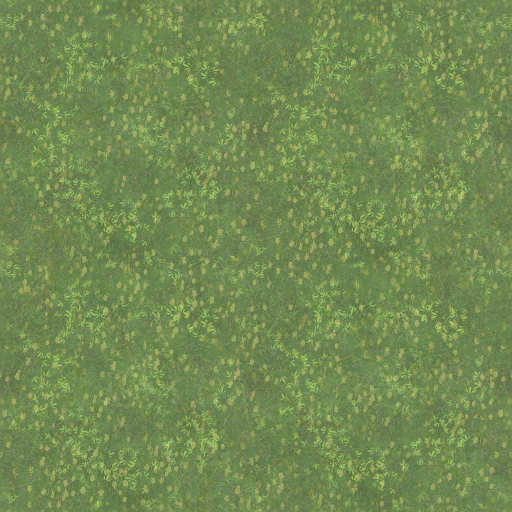
#> input picture editor-assets/surface/grass-color.png, 1024 x 1024 px (shown at 1/2 size)
$ python -i prepare-surface.py   (imports and definitions only)
#> lines starting #> are read from the running program, lines starting #| are printed output that depends on the picture
#> further down, picture is the input picture: PIL image 1024x1024 RGB; mean R, G, B 114.6, 138.4, 82
"""从已有研究副本整理四层地表；仅在当前工程生成派生文件。"""

import argparse
import hashlib
import io
import json
from pathlib import Path

import numpy as np
from PIL import Image, ImageEnhance, ImageFilter


ROOT = Path(__file__).resolve().parents[1]
LAYERS = [
    ("grass", "草地", 16, "atlas_layers_0_to_3__183.png", (0, 1024, 1024, 2048)),
    ("soil", "泥土", 16, "atlas_layers_0_to_3__183.png", (1024, 1024, 2048, 2048)),
    ("rock", "岩石", 32, "atlas_layers_4_to_7__204.png", (0, 0, 1024, 1024)),
    ("sand", "沙地", 24, "atlas_layers_4_to_7__204.png", (1024, 1024, 2048, 2048)),
]


def seamless(image):
    # 在相对边界同时衰减原始差值，边缘达到同一颜色，内部纹理不变。
    pixels = np.asarray(image, dtype=np.float32).copy()
    band = 32
    for axis in (0, 1):
        moved = np.swapaxes(pixels, 0, axis)
        for i in range(band):
            t = (1 - i / band) ** 2
            a, b = moved[i].copy(), moved[-1 - i].copy()
            mean = (a + b) / 2
            moved[i] = a * (1 - t) + mean * t
            moved[-1 - i] = b * (1 - t) + mean * t
    return Image.fromarray(np.clip(np.rint(pixels), 0, 255).astype(np.uint8))


def normal_map(image):
    gray = np.asarray(image.convert("L").filter(ImageFilter.GaussianBlur(1.0)), dtype=np.float32) / 255
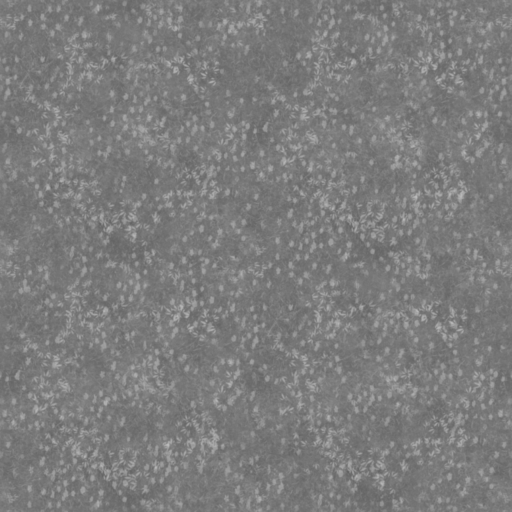
#> gray: shape (1024, 1024) float32 (shown at 1/2 size); min 0.376, max 0.745, mean 0.488
    dx = (np.roll(gray, -1, axis=1) - np.roll(gray, 1, axis=1)) * 1.5
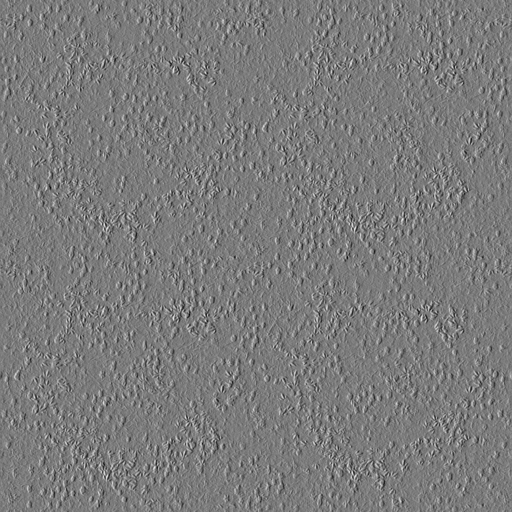
#> dx: shape (1024, 1024) float32 (shown at 1/2 size); min -0.259, max 0.276, mean -1.19e-12; drawn with min black and max white
    dy = (np.roll(gray, -1, axis=0) - np.roll(gray, 1, axis=0)) * 1.5
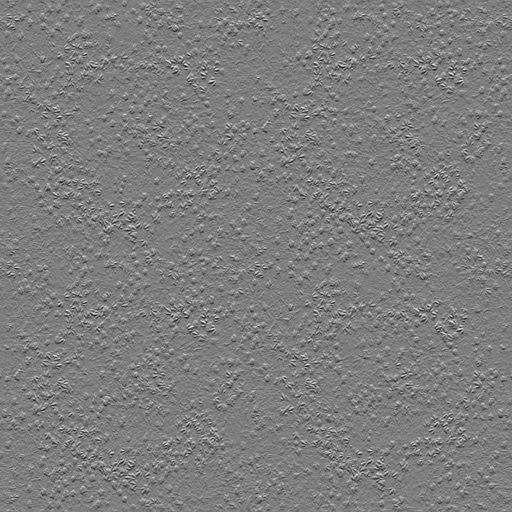
#> dy: shape (1024, 1024) float32 (shown at 1/2 size); min -0.253, max 0.259, mean 1.55e-11; drawn with min black and max white
    # 输出切线空间 +Y；图片行向下，纹理 v 向上。
    normals = np.stack((-dx, dy, np.ones_like(gray)), axis=2)
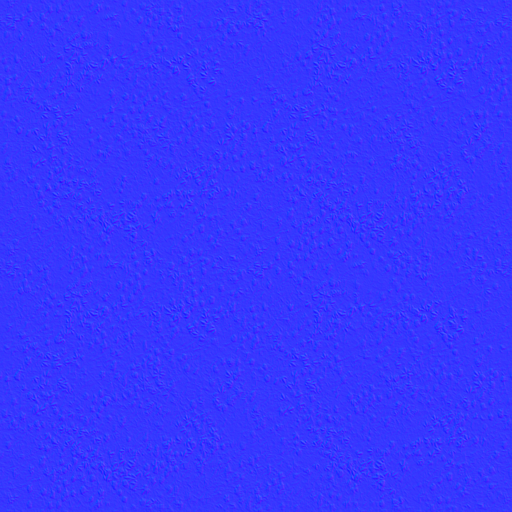
#> normals: shape (1024, 1024, 3) float32 (shown at 1/2 size); mean of channels 0, 1, 2 -6.39e-12, 6.15e-10, 1; drawn with min black and max white
    normals /= np.linalg.norm(normals, axis=2, keepdims=True)
    return seamless(Image.fromarray(np.rint((normals * 0.5 + 0.5) * 255).astype(np.uint8)))
#> in seamless, `pixels = np.asarray(image, dtype=np.float32).copy()`:
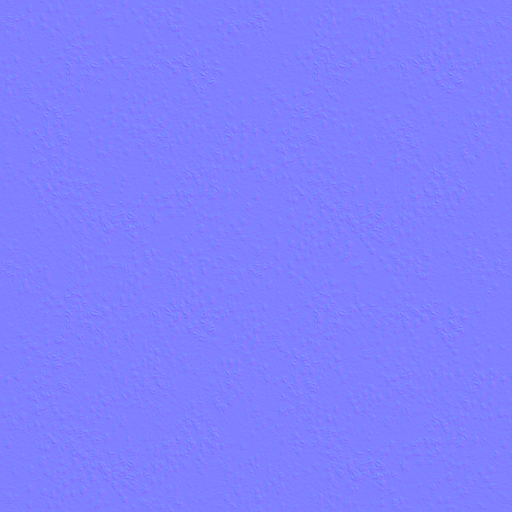
#> pixels: shape (1024, 1024, 3) float32 (shown at 1/2 size); mean R, G, B 127.6, 127.6, 255.9


# [43 lines left out: functions png_bytes, main, not called in this run]


# [2 lines not run here, left out]

>>> from PIL import Image
>>> picture = Image.open('../editor-assets/surface/grass-color.png')
>>> result = normal_map(picture)
